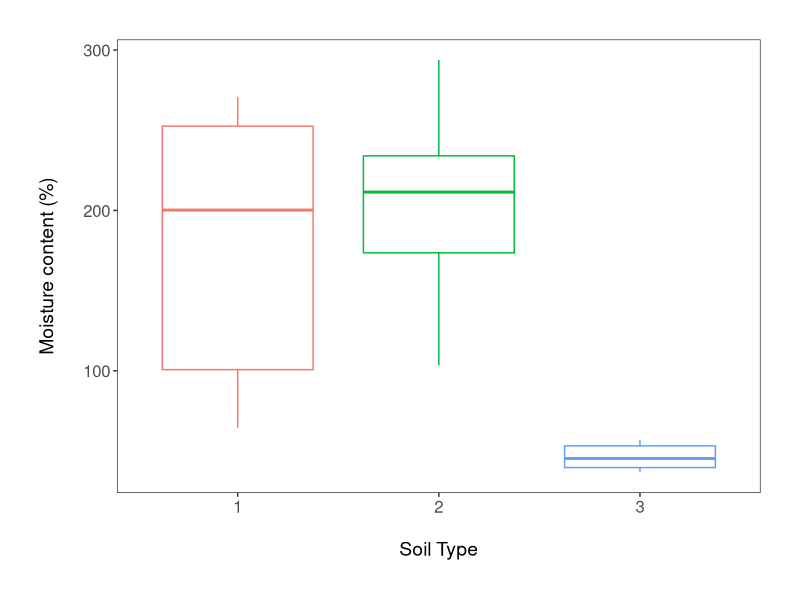
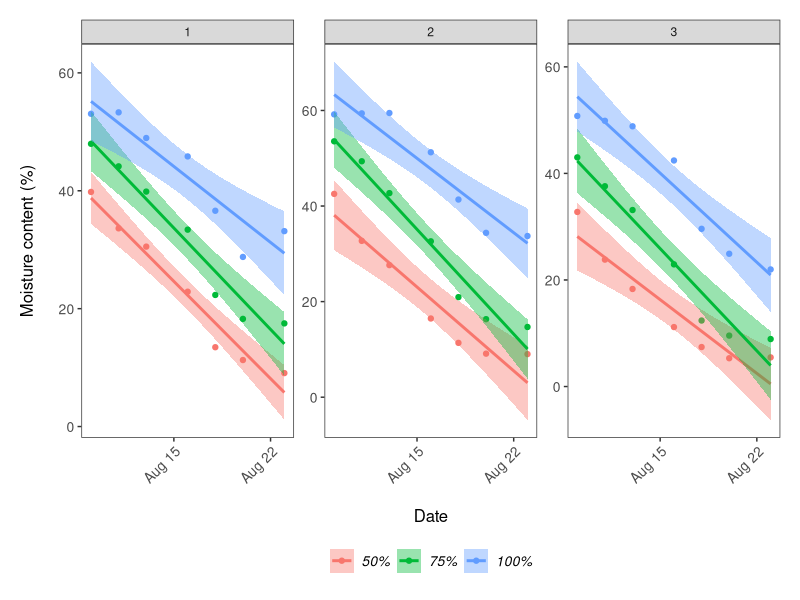
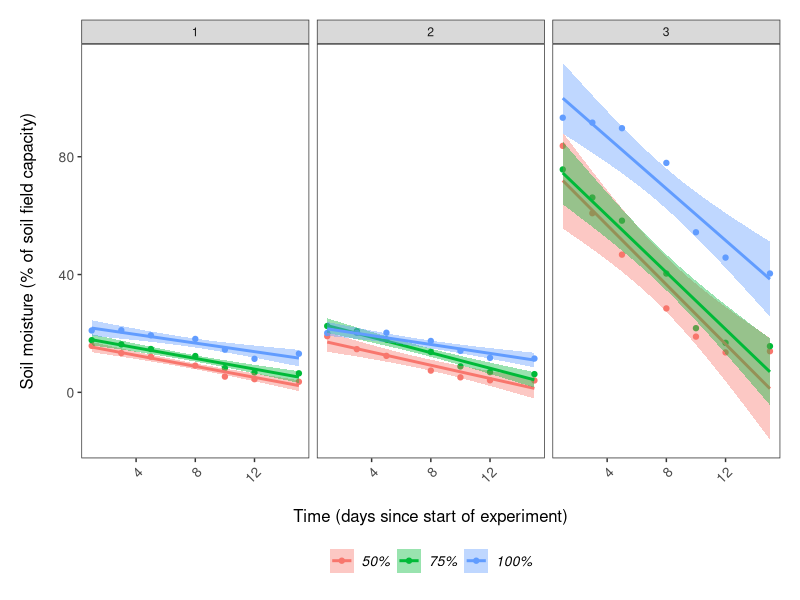
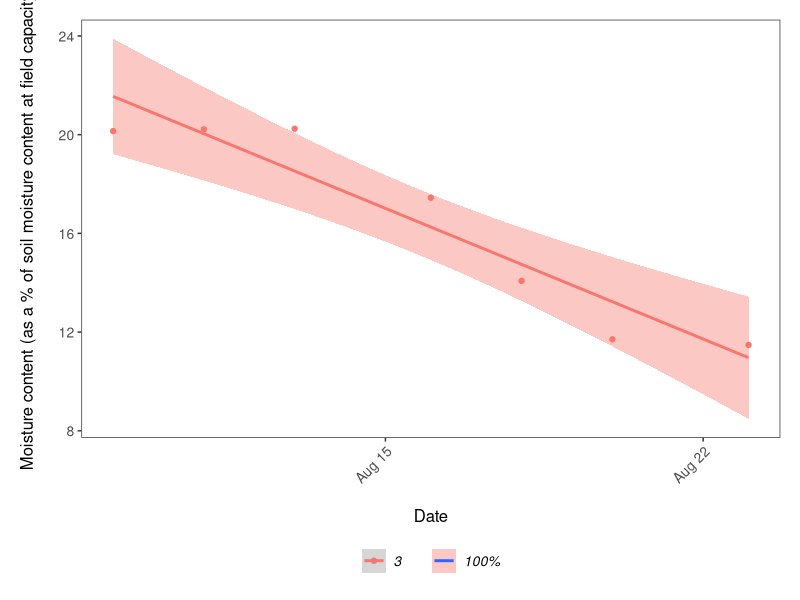

These figures' R source, in order: (Note: this script raises an error after producing the figures.)
## DISSERTATION PROJECT ##

# Libraries ----
library(tidyverse)
library(readxl)
library(scales)

# Import datasets ----
ratio <- read_excel("root-shoot.xls")
field_capacity_data <- read_excel("Field_capacity_diss.xlsx")
moisture <- read_excel("moisture.xlsx")

# Data manipulation field capacity dataset ----
# water content = grams of water contained in the soil per pot
# moisture = mean and sd per pot measured by probe every other day in %
field_capacity_data <- field_capacity_data %>% 
  mutate(soil_type = as_factor(soil_type), pot_number = as_factor(pot_number)) %>% 
  mutate(water_content_gr = total_fresh-total_dry) %>%  # creating a new column for amount of water in soil
  mutate(moisture_content_percent = ((total_fresh/total_dry)-1)*100)  # new column with moisture content in %

# Boxplot checking for differences of soil moisture between soil types ----
(soil_moisture_boxplot <- ggplot(field_capacity_data, aes(soil_type, moisture_content_percent)) +
    geom_boxplot(aes(color = soil_type)) +
    theme_bw() +
    ylab("Moisture content (%)\n") +                             
    xlab("\nSoil Type")  +
    theme(axis.text = element_text(size = 12),
          axis.title = element_text(size = 14, face = "plain"),                     
          panel.grid = element_blank(),       
          plot.margin = unit(c(1,1,1,1), units = , "cm"),  
          legend.position = "none"))

# ggsave(soil_moisture_boxplot, file = "outputs/soil_moisture_boxplot.png", width = 12, height = 7) 

# Data manipulation for moisture measures ----
# moisture probe measures need to be plotted against time to see the progression 
# before relating them to the soil moisture content 
moisture <- moisture %>% 
  mutate(soil_type = as_factor(soil_type), pot = as_factor(pot)) %>% 
  tidyr::separate(date, c("year", "month", "day"), sep = "-", remove = FALSE) %>% 
  select(-year,-month) %>% 
  mutate(day = case_when(day == "09" ~ 1, day == "11" ~ 3, day == "13" ~ 5, 
                         day == "16" ~ 8, day == "18" ~ 10, day == "20" ~ 12, 
                         day == "23" ~ 15)) %>% 
  mutate(drought_level = case_when(pot == 1 ~ "50%",
                                   pot == 2 ~ "75%",
                                   pot == 3 ~ "100%",
                                   pot == 4 ~ "50%",
                                   pot == 5 ~ "75%",
                                   pot == 6 ~ "100%")) %>% 
  mutate(drought_level = as_factor(drought_level)) %>% 
  mutate(field_capacity = c(field_capacity_data$moisture_content_percent,
                           field_capacity_data$moisture_content_percent,
                           field_capacity_data$moisture_content_percent,
                           field_capacity_data$moisture_content_percent,
                           field_capacity_data$moisture_content_percent,
                           field_capacity_data$moisture_content_percent,
                           field_capacity_data$moisture_content_percent)) %>% 
  mutate(field_capacity_percent = (mean_moisture*100)/field_capacity) %>% 
  filter(pot %in% c(1,2,3))  # only selecting pots that have plant data

# Graph of moisture accross time ----
(moisture_time_series <- ggplot(moisture, aes(date, mean_moisture, color = drought_level)) +
    geom_point() +
    facet_wrap(~ soil_type, scales = "free_y") +
    geom_smooth(formula = y ~ x, method = "lm", aes(fill = drought_level)) + # add se = FALSE to remove error shading
    theme_bw() +
    ylab("Moisture content (%)\n") +                             
    xlab("\nDate") +
    theme(axis.text.x = element_text(size = 10, angle = 45, vjust = 1, hjust = 1),  # making the dates at a bit of an angle
          axis.text.y = element_text(size = 10),
          axis.title = element_text(size = 12, face = "plain"),                        
          panel.grid = element_blank(),  
          plot.margin = unit(c(0.5,0.5,0.5,0.5), units = , "cm"),  # Adding a margin around the plot
          legend.text = element_text(size = 10, face = "italic"),  
          legend.title = element_blank(),  # Removing the legend title 
          legend.position = "bottom")) 

# ggsave(moisture_time_series, file = "outputs/moisture_time_series.png", width = 12, height = 7) 

# Graph of field capacity % accross time ----
(field_capacity_time_series <- ggplot(moisture, aes(day, field_capacity_percent, color = drought_level, fill = drought_level)) +
    geom_point() +
    geom_smooth(formula = y ~ x, method = "lm") + # add se = FALSE to remove error shading
    theme_bw() +
    facet_wrap(~ soil_type, scales = "fixed") +
    ylab("Soil moisture (% of soil field capacity)\n") +                             
    xlab("\nTime (days since start of experiment)") +
    theme(axis.text.x = element_text(size = 10, angle = 45, vjust = 1, hjust = 1),  # making the dates at a bit of an angle
          axis.text.y = element_text(size = 10),
          axis.title = element_text(size = 12, face = "plain"),                        
          panel.grid = element_blank(),  
          plot.margin = unit(c(0.5,0.5,0.5,0.5), units = , "cm"),  # Adding a margin around the plot
          legend.text = element_text(size = 10, face = "italic"),  
          legend.title = element_blank(),  # Removing the legend title 
          legend.position = "bottom")) 

# ggsave(field_capacity_time_series, file = "outputs/field_capacity_time_series.png", width = 12, height = 7) 
# whole figure tells us that there seems to be significant differences between soil types AND between drought treatments 

# Trying to figure out what is going on with soil 2 100% moisture measures = large differences according to pot ----
subset_moisture_soil_2 <- filter(moisture, soil_type == "2" & drought_level == "100%")

(field_capacity_time_series <- ggplot(subset_moisture_soil_2, aes(date, field_capacity_percent, color = pot)) +
    geom_point() +
    geom_smooth(formula = y ~ x, method = "lm", aes(fill = drought_level)) + # add se = FALSE to remove error shading
    theme_bw() +
    ylab("Moisture content (as a % of soil moisture content at field capacity)\n") +                             
    xlab("\nDate") +
    theme(axis.text.x = element_text(size = 10, angle = 45, vjust = 1, hjust = 1),  # making the dates at a bit of an angle
          axis.text.y = element_text(size = 10),
          axis.title = element_text(size = 12, face = "plain"),                        
          panel.grid = element_blank(),  
          plot.margin = unit(c(0.5,0.5,0.5,0.5), units = , "cm"),  # Adding a margin around the plot
          legend.text = element_text(size = 10, face = "italic"),  
          legend.title = element_blank(),  # Removing the legend title 
          legend.position = "bottom")) 

pot_model <- lm(drought_level_percent ~ pot, data = subset_moisture_soil_2)
summary(pot_model)
anova(pot_model)
plot(pot_model)

# Data manipulation ratio dataset ----
# Rename columns and create factor levels for species, drought level and soil type #
ratio <- ratio %>% 
  rename(root_shoot = "Root/Shoot", drought = Drought_level, soil = Soil_Type, species = Species) %>% 
  mutate(species = as.factor(species), drought = as.factor(drought), soil = as.factor(soil)) %>% 
  filter(!root_shoot > 2.5) %>%   # take out the outliers
  mutate(root_shoot = rescale(root_shoot, to = c(-1, 1)))  # to help with analysis 

# Boxplot root/shoot and drought level ----
(ratio_boxplot <- ggplot(ratio, aes(drought, root_shoot)) +
    geom_boxplot(aes(color = drought)) +
    theme_bw() +
    ylab("Root/shoot ratio\n") +                             
    xlab("\nDrought level")  +
    theme(axis.text = element_text(size = 12),
          axis.title = element_text(size = 14, face = "plain"),                     
          panel.grid = element_blank(),       
          plot.margin = unit(c(1,1,1,1), units = , "cm"),  
          legend.position = "none"))

# ggsave(ratio_boxplot, file = "outputs/ratio_boxplot.png", width = 12, height = 7)

# Boxplot root/shoot and soil types ----
(ratio_soil_boxplot <- ggplot(ratio, aes(soil, root_shoot)) +
    geom_boxplot(aes(color = soil)) +
    theme_bw() +
    ylab("Root/shoot ratio\n") +                             
    xlab("\nSoil type")  +
    theme(axis.text = element_text(size = 12),
          axis.title = element_text(size = 14, face = "plain"),                     
          panel.grid = element_blank(),       
          plot.margin = unit(c(1,1,1,1), units = , "cm"),  
          legend.position = "none"))

# ggsave(ratio_soil_boxplot, file = "outputs/ratio_soil_boxplot.png", width = 12, height = 7)

# Boxplot root/shoot and species ----
(ratio_species_boxplot <- ggplot(ratio, aes(species, root_shoot)) +
    geom_boxplot(aes(color = species)) +
    theme_bw() +
    ylab("Root/shoot ratio\n") +                             
    xlab("\nSpecies")  +
    theme(axis.text = element_text(size = 12),
          axis.title = element_text(size = 14, face = "plain"),                     
          panel.grid = element_blank(),       
          plot.margin = unit(c(1,1,1,1), units = , "cm"),  
          legend.position = "none"))

# Three plots for variation of root/shoot within species ----
(ratio_species_hist <- ggplot(ratio, aes(x = root_shoot)) +
   geom_histogram(aes(fill = drought), bins = 25) +
   theme_bw() +
   facet_wrap(~ species, scales = "fixed") +
   xlab("Root/shoot ratio")  +
   theme(axis.text = element_text(size = 12),
         axis.title = element_text(size = 14, face = "plain"),                     
         panel.grid = element_blank(),       
         plot.margin = unit(c(1,1,1,1), units = , "cm"),  
         legend.position = "bottom"))

# ggsave(ratio_species_hist, file = "outputs/ratio_species_hist.png", width = 12, height = 7)

# Boxplot root/shoot + drought level + soil types ----
(ratio_drought_soil_boxplot <- ggplot(ratio, aes(drought, root_shoot, color = soil)) +
    geom_boxplot() +
    theme_bw() +
    ylab("Root/shoot ratio\n") +                             
    xlab("\nDrought level")  +
    theme(axis.text = element_text(size = 12),
          axis.title = element_text(size = 14, face = "plain"),                     
          panel.grid = element_blank(),       
          plot.margin = unit(c(1,1,1,1), units = , "cm"),  
          legend.position = "bottom"))

# ggsave(ratio_drought_soil_boxplot, file = "outputs/ratio_drought_soil_boxplot.png", width = 12, height = 7)

# Stats moisture contents and field capacity ----
moisture_model <- lm(field_capacity ~ soil_type, data = moisture)
summary(moisture_model)

moisture_model_2 <- lm(field_capacity_percent ~ day + soil_type, data = moisture)
summary(moisture_model_2)

# Stats ratio ----
ratio_model <- lm(root_shoot ~ drought, data = ratio)
summary(ratio_model)
anova(ratio_model)
plot(ratio_model)

ratio_model2 <- lm(root_shoot ~ soil, data = ratio)
summary(ratio_model2)
anova(ratio_model2)
plot(ratio_model2)

ratio_model3 <- lm(root_shoot ~ drought*soil*species, data = ratio)
summary(ratio_model3)
anova(ratio_model3)
plot(ratio_model3)

AIC(ratio_model, ratio_model2, ratio_model3)  # model 2 is much better (lower) than other 2 so explains variation the most 

# Verification of assumptions
ratio_resids <- resid(ratio_model2)
shapiro.test(ratio_resids)
bartlett.test(root_shoot ~ drought*species + soil, data = ratio)  # doesn't work with interaction terms? 
fligner.test(root_shoot ~ drought*species + soil, data = ratio) 

# Stats leaf area ----
leaf_area_model <- lm(Leaf_area ~ drought*soil*species, data = ratio)
summary(leaf_area_model)
anova(leaf_area_model)
plot(leaf_area_model)

# Verification of assumptions # 
leaf_resids <- resid(leaf_area_model)
shapiro.test(leaf_resids)
bartlett.test(Leaf_area ~ drought*soil*species, data = ratio)  # doesn't work with interaction terms? 

# To see which drought level drives the significant results #
ratio_aov <- aov(root_shoot ~ drought*soil*species, data = ratio)
TukeyHSD(ratio_aov)

# Trying a generalized linear model ----
# check family 
hist(ratio$root_shoot)

generalized_ratio <- glm(root_shoot ~ drought*soil*species, family = gaussian, data = ratio)
summary(generalized_ratio)

generalized_ratio2 <- glm(root_shoot ~ drought*soil + species, family = gaussian, data = ratio)
summary(generalized_ratio2)

generalized_ratio3 <- glm(root_shoot ~ drought + soil + species, family = gaussian, data = ratio)
summary(generalized_ratio3)

AIC(generalized_ratio,generalized_ratio2, generalized_ratio3)
# weird because I get different results than for the ANOVA...?

